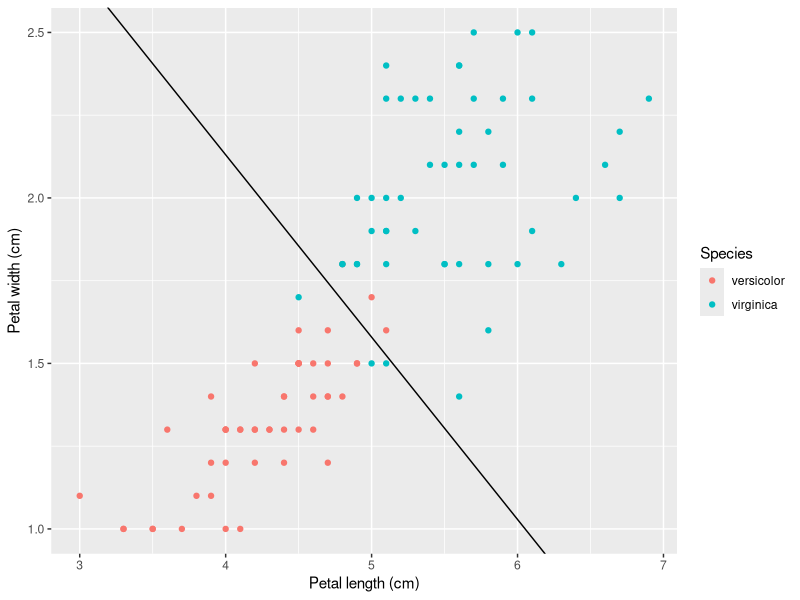

This figure's R source:
## ---- chunk 1
#| label: fig-half-space-iris
#| fig-cap: >-
#|   Petal length and width of versicolor and virginica irises,
#|   with the line where a logistic regression is indifferent
#|   between the two species
#| fig-alt: >-
#|   Scatter plot of petal width against petal length for 100 irises.
#|   Versicolor points, in one color, are mostly to the lower left.
#|   Virginica points, in another color, are mostly to the upper right.
#|   A straight line runs between the two groups and separates most of them.
two_species <- dplyr::filter(iris, Species != "setosa") |> droplevels()
fit <- glm(
  Species ~ Petal.Length + Petal.Width,
  family = binomial,
  data = two_species
)
w <- coef(fit)[c("Petal.Length", "Petal.Width")]
b <- coef(fit)[["(Intercept)"]]
two_species$score <- as.vector(
  as.matrix(two_species[c("Petal.Length", "Petal.Width")]) %*% w + b
)
two_species$side <- ifelse(two_species$score > 0, "positive", "negative")
ggplot2::ggplot(two_species) +
  ggplot2::aes(x = Petal.Length, y = Petal.Width, colour = Species) +
  ggplot2::geom_point() +
  ggplot2::geom_abline(intercept = -b / w[[2]], slope = -w[[1]] / w[[2]]) +
  ggplot2::labs(x = "Petal length (cm)", y = "Petal width (cm)")
## ---- chunk 2
#| label: half-space-iris-table
#| code-fold: false
table(two_species$Species, two_species$side)
